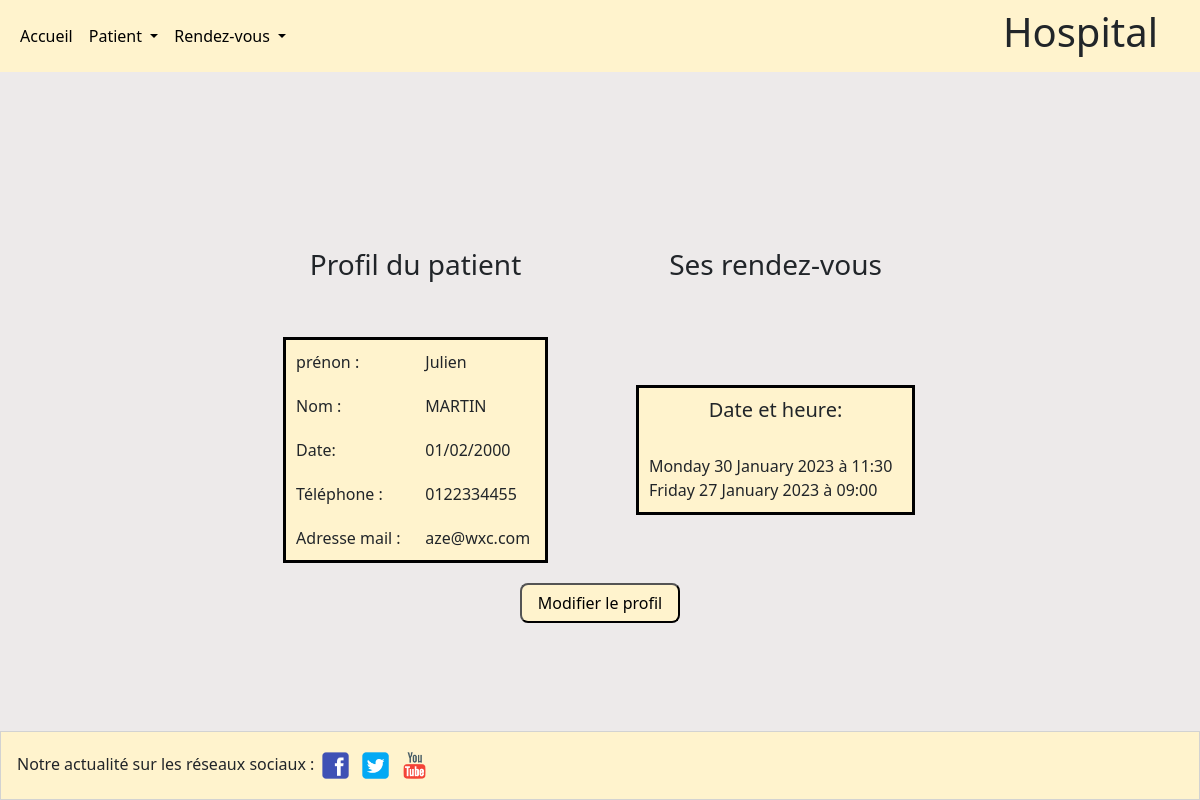
The page /Vues/profil.php?id=1 on the database its author committed.
### tables this page shows
CREATE TABLE `patients` (
  `id` int(11) NOT NULL,
  `lastname` varchar(25) NOT NULL,
  `firstname` varchar(25) NOT NULL,
  `birthdate` date NOT NULL,
  `phone` varchar(25) DEFAULT NULL,
  `mail` varchar(100) NOT NULL
);

CREATE TABLE `appointments` (
  `id` int(11) NOT NULL,
  `dateHour` datetime NOT NULL,
  `idPatients` int(11) NOT NULL
);

### Process/Profil.php (called while the page is built)
<?php
    include('connexion.php');
    $id = $_GET['id'];
    $statement = $mysqlConnection->prepare('SELECT * FROM patients WHERE id=:id');
    $statement->execute(['id' => $id]);
    $patient = $statement->fetch();

### Process/Rdvpatient.php (called while the page is built)
<?php
include('connexion.php');
$id = $_GET['id'];
$stmts = $mysqlConnection->prepare('SELECT dateHour FROM appointments WHERE idPatients= :id');
$stmts->execute(
    array(
        ':id' => intval($id)
    )
);
$patientss = $stmts->fetchALl();

### Vues/profil.php (the view, shortened to what this page needs)
<?php
include('../Utils/header.php');
include('../Process/Profil.php');
?>
<section class='td2'>
    <table class='tabcenter2'>
        <tr>
            <td>
                <h2>Profil du patient</h2>
            </td>
            <td>
                <h2>Ses rendez-vous</h2>
            </td>
        </tr>
        <tr>
            <td>
                <table class='tabcenter3 '>
                    <tr>
                        <td>
                            prénon :
                        </td>
                        <td>
                            <?= $patient['firstname'] ?>
                        </td>
                    </tr>
                    <tr>
                        <td>
                            Nom :
                        </td>
                        <td>
                            <?= $patient['lastname'] ?>
                        </td>
                    </tr>
                    <tr>
                        <td>
                            Date:
                        </td>
                        <td>
                            <?= $birthdate_fr = date("d/m/Y", strtotime($patient['birthdate'])); ?>
                        </td>
                    </tr>
                    <tr>
                        <td>
                            Téléphone :
                        </td>
                        <td>
                            <?= $patient['phone'] ?>
                        </td>
                    </tr>
                    <tr>
                        <td>
                            Adresse mail :
                        </td>
                        <td>
                            <?= $patient['mail'] ?>
                        </td>
                    </tr>
                </table>
            </td>
            <td>
                <table class='tabcenter3'>
                    <?php
                    include('../Process/Rdvpatient.php');
                    ?>
                    <td class="td">
                        <h5 style="text-align: center;">Date et heure:</h5><br>
                        <?php
                        if (empty($patientss)) {
                            echo "Aucun rendez-vous";
                        } else {
                            foreach ($patientss as $patien) {
                                $date = new DateTime($patien['dateHour']);
                                echo strftime("%A %d %B %Y à %H:%M", $date->getTimestamp()) . "<br>";
                            }
                        }
                        ?>
                    </td>
                </table>
            </td>
        </tr>
    </table>
    <button class='button' onclick="showform()">Modifier le profil</button>
</section>
<?php
include('../Utils/footer.php');
?>

### Utils/mep.css (style rules this page uses)
body { margin: 0px; padding: 0px; width: 100%; height: 100%; background-color: rgb(237, 234, 234); }
.tabcenter2 { margin-left: auto; margin-right: auto; margin-top: 16px; width: 60%; }
.tabcenter3 { margin-left: auto; margin-right: auto; margin-top: 20px; background-color: #fff3cd; border: 3px solid black; width: 80%; }
.td { width: 25%; padding: 8px; }
.td2 table tr td { padding: 10px; }
h2 { display: flex; margin-top: 150px; margin-bottom: 15px; justify-content: center; align-items: center; font-size: 28px; }
button { border-radius: 8px; }
.button { background-color: #fff3cd; display: block; margin: 0 auto; margin-top: 10px; border-radius: 8px; width: 160px; height: 40px; }

### rows shown on the page
patients: firstname "Julien", lastname "MARTIN", birthdate "01/02/2000", phone "0122334455", mail "aze@wxc.com"
appointments: dateHour "Monday 30 January 2023 à 11:30"
appointments: dateHour "Friday 27 January 2023 à 09:00"
